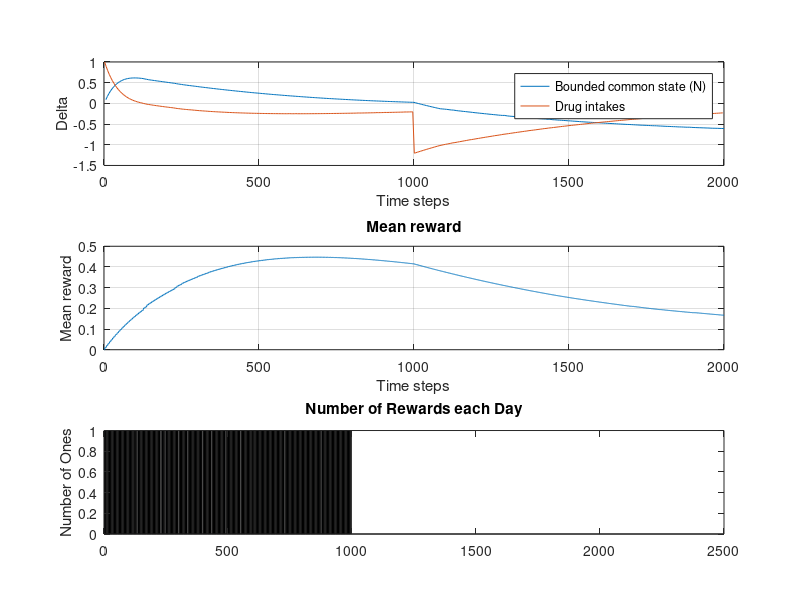
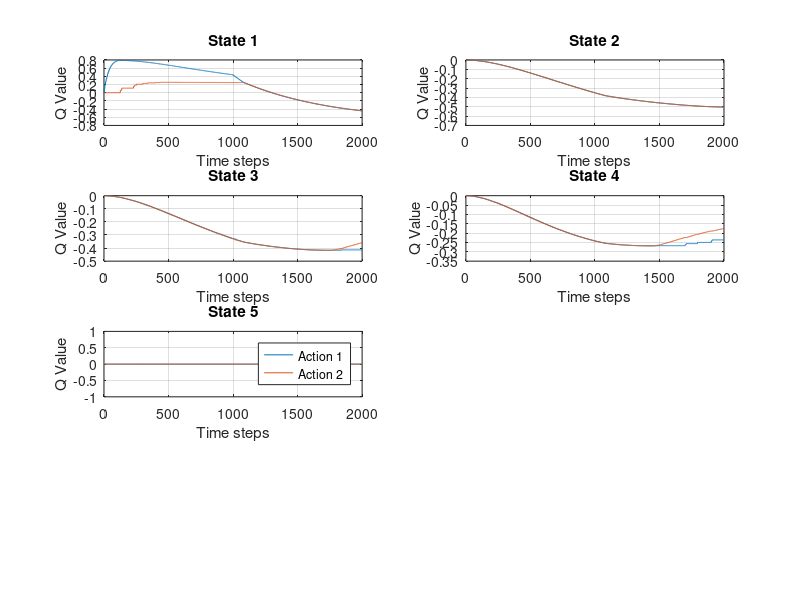

Recreate these plots in MATLAB, in order.
% Do the same as yesterday but with a MDP that could induce negative
% deltas when the drug is removed. Implement the Keramati MDP with 2 actions.
clear;clc;close all;

NT = 2000;
N_C = 1000;

nS = 5; % number of states, each occupied for 4 seconds = 20s
nA = 2; % number of actions: 1=L (lever), 2=OTH (other)

T = zeros(nS,nS,nA);
T(:,:,2) = [1 0 0 0 0; 0 0 1 0 0; 0 0 0 1 0; 0 0 0 0 1; 1 0 0 0 0]'; % col=s(t), row=s(t+1)
T(:,:,1) = T(:,:,2);
T(:,1,1) = [0 1 0 0 0]'; % the only difference for ALP, is that choosing it in state 1 leads to transition to 2
R = zeros(nS,nA);
R(1,1) = 1;

ss = zeros(NT + 1, 1);
ss(1) = 1;
r = zeros(NT, 1);
r_bar = zeros(NT + 1, 1);
as = zeros(NT + 1, 1);
delta = zeros(NT + 1, 1);
Q = zeros(nS,nA);
Vs = zeros(NT + 1, nS,nA);

beta_plus = 1e-2; 
beta_minus = 1e-3; 
alpha_plus = 1e-1;
alpha_minus = 1e-2;

epsi = 1e-1;

for t = 1:NT

    exploratory = false;
    if rand() < epsi
        exploratory = true;
        as(t) = randi(numel(Q(ss(t), :)));
    else
        value_dict = zeros(1, nA);  % store estimated values of diferent actions in current sate
        for a = 1:nA
            value_dict(a) = Q(ss(t),a);
        end
        [~, max_idx] = max(value_dict);
        as(t) = max_idx;
    end
    
    if t == N_C
        R(1,1) = 0;
    end
    
    ss(t + 1) = find(T(:, ss(t), as(t)));
    r(t) = R(ss(t), as(t));

    V = max(Q(ss(t+1),:));

    delta(t) = r(t) + V - Q(ss(t), as(t)) - r_bar(t);
       
    if delta(t) > 0
        beta = beta_plus;
        alpha = alpha_plus;
    else
        beta = beta_minus;
        alpha = alpha_minus;
    end

    r_bar(t + 1) = r_bar(t) + beta * delta(t);

    if ss(t) == nS   % Fixed value state
        Q(ss(t),:) = 0;
    else
        Q(ss(t),as(t)) = Q(ss(t),as(t)) + alpha * delta(t);
    end

    Vs(t,:,:) = Q(:,:); % fix one so the others converge
end

figure;
subplot(3, 1, 1);
plot(find(ss(1:end-1) == nS), delta(ss(1:end-1) == nS));
hold on
plot(find(ss(1:end-1) == 1 & as(1:end-1) == 1), delta(ss(1:end-1) == 1 & as(1:end-1) == 1));% hold on
% plot(setdiff([1:NT-1], union(ss(1:end-1) == 4,ss(1:end-1) == 1 & as(1:end-1) == 1)), delta(setdiff([1:NT-1], union(ss(1:end-1) == 4,ss(1:end-1) == 1 & as(1:end-1) == 1))));
xlabel('Time steps');
ylabel('Delta');
legend('Bounded common state (N)','Drug intakes')
grid on;

subplot(3, 1, 2);
plot([1:NT],r_bar(1:end-1));
xlabel('Time steps');
ylabel('Mean reward');
title('Mean reward');
grid on;

% Set the chunk size
chunk_size = 1;
% Calculate the number of chunks
num_chunks = numel(r) / chunk_size;
% Initialize a vector to store the counts
chunk_counts = zeros(num_chunks, 1);

% Loop through the chunks
for chunk_idx = 1:num_chunks
    start_idx = (chunk_idx - 1) * chunk_size + 1;
    end_idx = chunk_idx * chunk_size;
    % Count the number of ones in the current chunk
    chunk_counts(chunk_idx) = sum(r(start_idx:end_idx));
end
subplot(3, 1, 3);
bar(chunk_counts);
ylabel('Number of Ones');
title('Number of Rewards each Day');

figure;

% Define the number of rows and columns for the subplot grid
num_rows = 4; % Define the number of rows
num_cols = ceil(nS / num_rows); % Calculate the number of columns

for s = 1:nS
    subplot(num_rows, num_cols, s); % Use the subplot grid layout
    Q_values = squeeze(Vs(1:end-1, s, :));
    plot([1:NT],Q_values);
    xlabel('Time steps');
    ylabel('Q Value');
    title(['State ' num2str(s)]); % Add a title with the state number
    grid on;
end
legend('Action 1', 'Action 2'); % Update with actual action labels


% Adjust spacing between subplots
subplot_adjust = get(gcf, 'Position');
subplot_adjust(4) = subplot_adjust(4) - 005;
set(gcf, 'Position', subplot_adjust)

